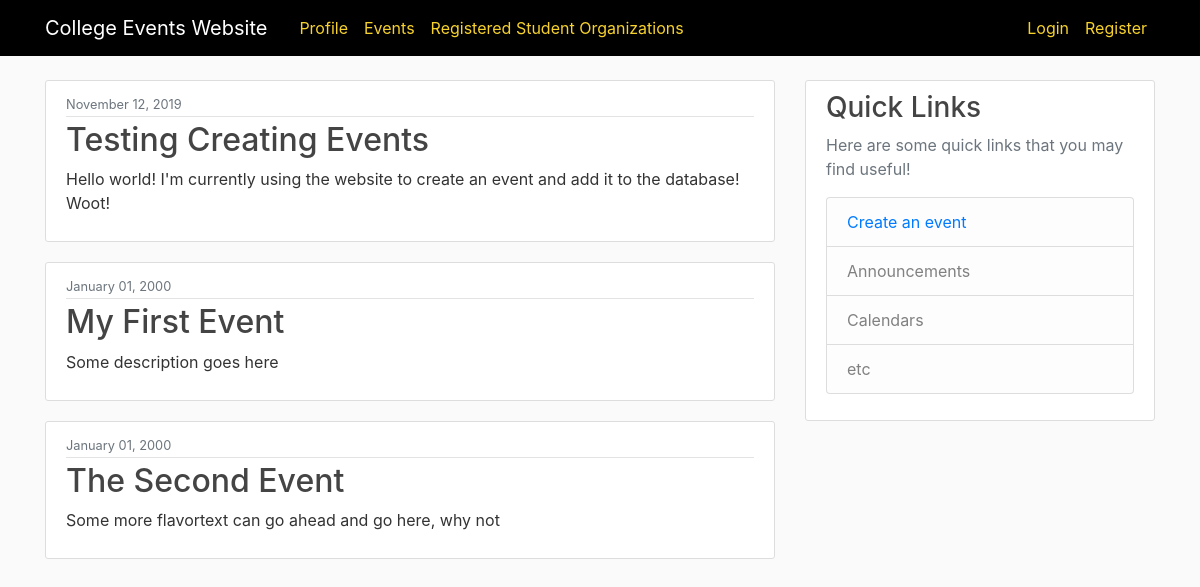
/events/, run on an earlier commit of the app's database.
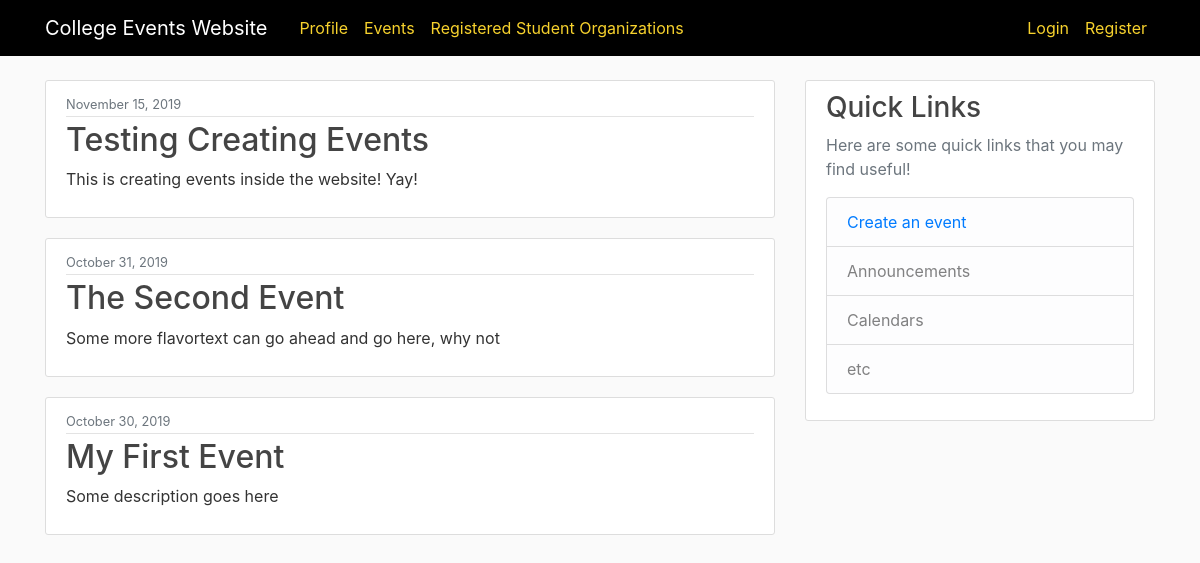
And on a later commit of the database.
### Events/models.py (models this page shows, shortened)
class Event(models.Model):
  id = models.AutoField(primary_key=True)
  name = models.CharField(max_length = MAX_LENGTH_EVENT_NAME)
  description = models.TextField()
  date = models.DateField(default=DEFAULT_DATE)
  startTime = models.TimeField(default=DEFAULT_START_TIME)
  endTime = models.TimeField(default=DEFAULT_END_TIME)
  user = models.ForeignKey(User, on_delete=models.CASCADE, default=defaultUser, null=True, blank=True)

### Events/views.py (the view)
class EventListView(ListView):
  model = Event
  template_name = 'events/event_list.html'  # Default = <app>/<model>_<viewtype>.html
  context_object_name = 'events'
  ordering = ['-date']

### Events/templates/Events/event_list.html
{% extends "Home/base.html" %}
{% block content %}
  {% for event in events %}
    <article class="media content-section">
      <div class="media-body">
        <div class="article-metadata">
          <small class="text-muted">{{ event.date|date:"F d, Y" }}</small>
        </div>
        <h2><a class="article-title" href="{% url 'event-detail' event.id %}">{{ event.name }}</a></h2>
        <p class="article-content">{{ event.description }}</p>
      </div>
    </article>
  {% endfor %}
{% endblock content %}

### Home/templates/Home/base.html (shortened to what this page needs)
{% load static %}
<!doctype html>
<html lang="en">
  <head>
    <link rel="stylesheet" href="https://maxcdn.bootstrapcdn.com/bootstrap/4.0.0/css/bootstrap.min.css">
    <link rel="stylesheet" type="text/css" href="{% static 'Events/main.css' %}">
  </head>
  <body>
    <header class="site-header">
      <nav class="navbar navbar-expand-md navbar-dark bg-black fixed-top">
        <div class="container">
          <a class="navbar-brand mr-4" href="{% url 'home' %}">College Events Website</a>
          <div class="collapse navbar-collapse" id="navbarToggle">
            <div class="navbar-nav mr-auto">
                <a class="nav-item nav-link" href="">Profile</a>
              <a class="nav-item nav-link" href="{% url 'events-home' %}">Events</a>
              <a class="nav-item nav-link" href="{% url 'rso-home' %}">Registered Student Organizations</a>
            </div>
            <div class="navbar-nav">
              {% if user.is_authenticated %}
              <a class="nav-item nav-link" href="{% url 'logout' %}#">Logout</a>
              {% else %}
              <a class="nav-item nav-link" href="{% url 'login' %}#">Login</a>
              <a class="nav-item nav-link" href="{% url 'register' %}">Register</a>
              {% endif %}
            </div>
          </div>
        </div>
      </nav>
    </header>
    <main role="main" class="container">
      <div class="row">
        <div class="col-md-8">
          {% block content %}{% endblock %}
        </div>
        <div class="col-md-4">
          <div class="content-section">
            <h3>Quick Links</h3>
            <p class='text-muted'>Here are some quick links that you may find useful!
              <ul class="list-group">
                <li class="list-group-item list-group-item-light"><a href="{% url 'event-create' %}">Create an event</a></li>
                <li class="list-group-item list-group-item-light">Announcements</li>
                <li class="list-group-item list-group-item-light">Calendars</li>
                <li class="list-group-item list-group-item-light">etc</li>
              </ul>
            </p>
          </div>
        </div>
      </div>
    </main>
  </body>
</html>

### Events/static/Events/main.css (style rules this page uses)
body { background: #fafafa; color: #333333; margin-top: 5rem; }
h1, h2, h3, h4, h5, h6 { color: #444444; }
ul { margin: 0; }
.bg-black { background-color: #000000; }
.site-header .navbar-nav .nav-link { color: #f7d22d; }
.content-section { background: #ffffff; padding: 10px 20px; border: 1px solid #dddddd; border-radius: 3px; margin-bottom: 20px; }
.article-title { color: #444444; }
.article-content { white-space: pre-line; }
.article-metadata { padding-bottom: 1px; margin-bottom: 4px; border-bottom: 1px solid #e3e3e3 }

What changed in the data, as far as the page shows it:
changed Event "Testing Creating Events": date "November 12, 2019" → "November 15, 2019"; description "Hello world! I'm currently using the website to create an event and add it to the database! Woot!" → "This is creating events inside the website! Yay!"
changed Event "The Second Event": date "January 01, 2000" → "October 31, 2019"; moves up the list
changed Event "My First Event": date "January 01, 2000" → "October 30, 2019"
